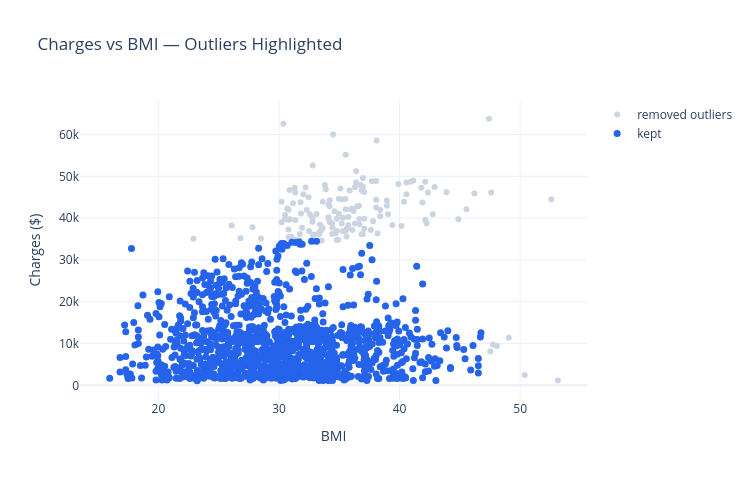

Notebook code for this chart:
### Markdown cell above
## Quick Look at the Cleaned Data

### Code cell
scatter = go.Figure()
scatter.add_trace(go.Scatter(x=df["bmi"], y=df["charges"], mode="markers",
                              marker=dict(size=6, color="#cbd5e1"), name="removed outliers"))
scatter.add_trace(go.Scatter(x=clean_df["bmi"], y=clean_df["charges"], mode="markers",
                              marker=dict(size=7, color="#2563eb"), name="kept"))
scatter.update_layout(title="Charges vs BMI — Outliers Highlighted", xaxis_title="BMI",
                       yaxis_title="Charges ($)", template="plotly_white", width=750, height=480)
scatter.show()

### Figure 1 — Plotly figure (JSON) as saved in the notebook; plotly's stock layout.template omitted (floating-point values rounded to 4 significant figures; data arrays with more than 128 entries replaced by an {"elided": "..."} marker saying what was removed)
{"data": [{"marker": {"color": "#cbd5e1", "size": 6}, "mode": "markers", "name": "removed outliers", "type": "scatter", "x": {"elided": "1337 float values"}, "y": {"elided": "1337 float values"}}, {"marker": {"color": "#2563eb", "size": 7}, "mode": "markers", "name": "kept", "type": "scatter", "x": {"elided": "1192 float values"}, "y": {"elided": "1192 float values"}}], "layout": {"height": 480, "title": {"text": "Charges vs BMI — Outliers Highlighted"}, "width": 750, "xaxis": {"title": {"text": "BMI"}}, "yaxis": {"title": {"text": "Charges ($)"}}}}
